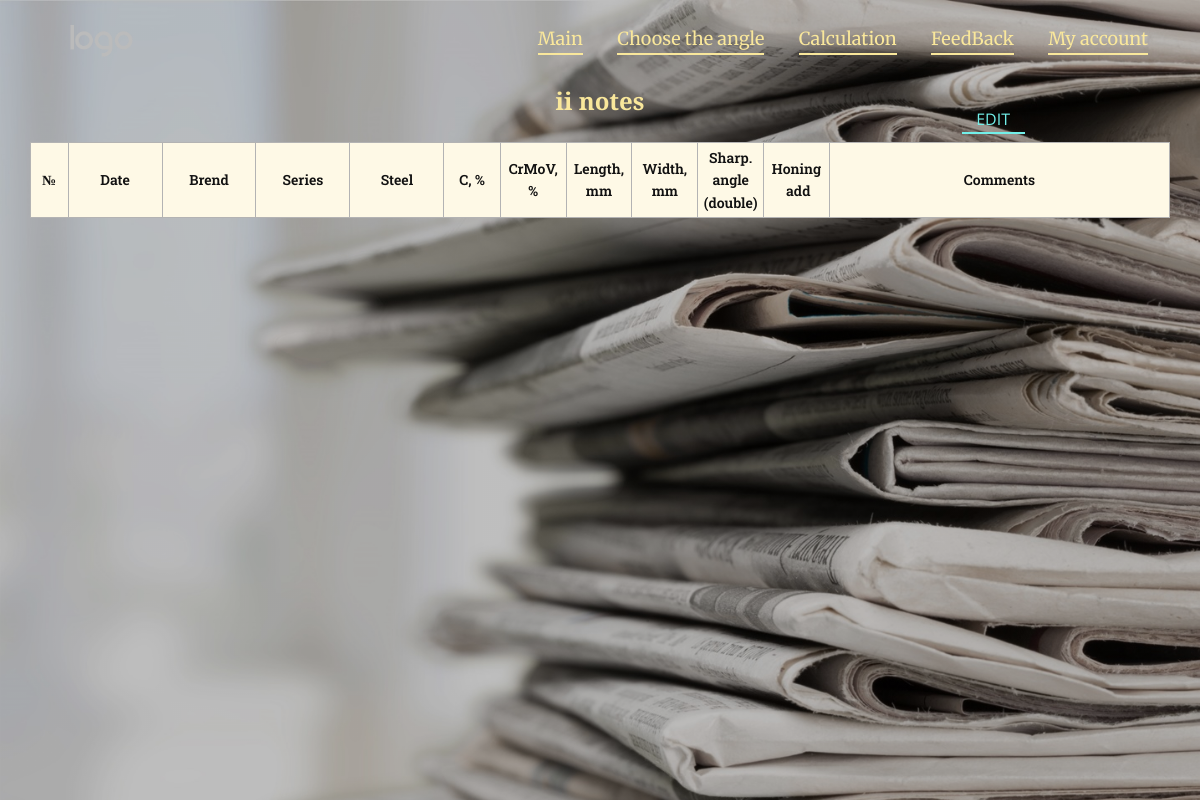
Page /account_table (signed in) on the earlier database version.
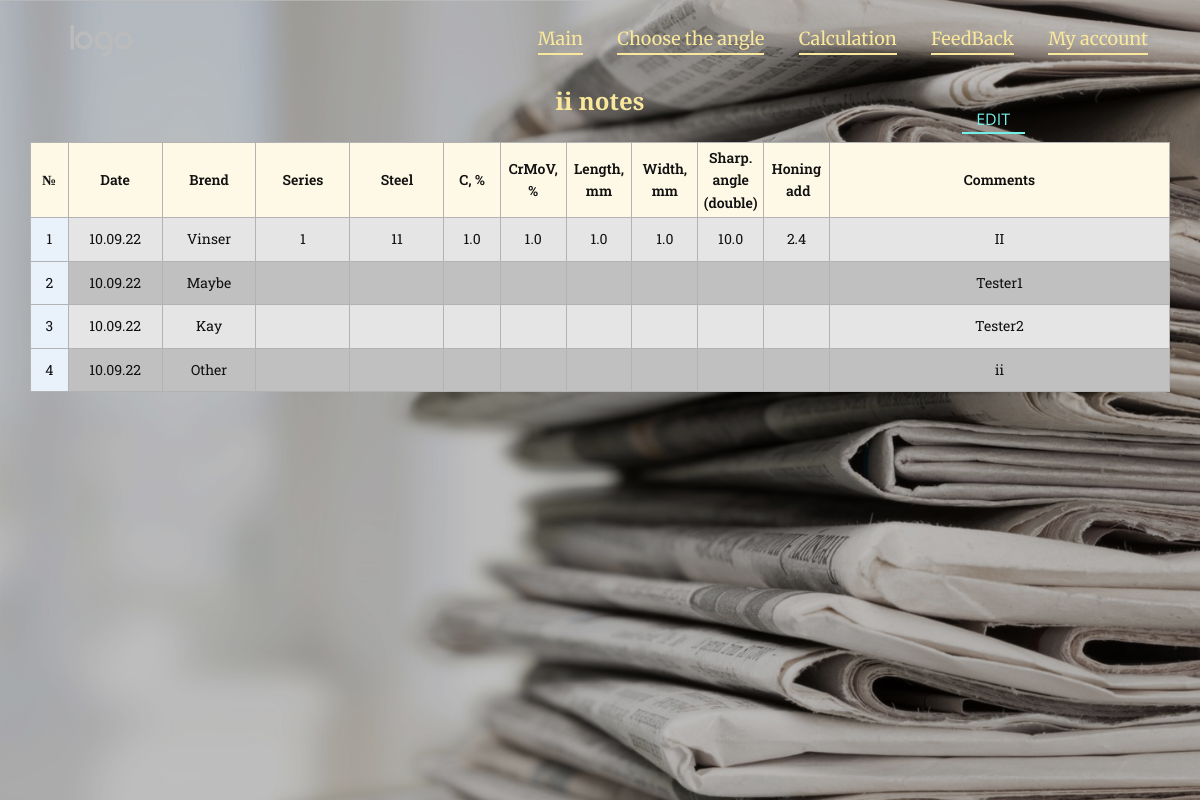
Same page on the later database version.
### stay_sharp/models.py (models this page shows, shortened)
class Account_table(models.Model):
    date = models.DateField(blank=True, null=True, auto_now_add=True,)
    brend = models.CharField(max_length=30, blank=True, null=True, default='')
    series = models.CharField(max_length=30, blank=True, null=True, default='')
    steel = models.CharField(max_length=20, blank=True, null=True, default='')
    carbon = models.FloatField(validators=[MinValueValidator(0), MaxValueValidator(6)], blank=True, null=True, default='')
    CrMoV = models.FloatField(validators=[MinValueValidator(0), MaxValueValidator(50)], blank=True, null=True, default='')
    length = models.FloatField(validators=[MinValueValidator(0), MaxValueValidator(500)], blank=True, null=True, default='')
    width = models.FloatField(validators=[MinValueValidator(0), MaxValueValidator(60)], blank=True, null=True, default='')
    grinding_angle = models.FloatField(validators=[MinValueValidator(0), MaxValueValidator(40)], blank=True, null=True, default='')
    honing_add = models.FloatField(blank=True, null=True, default='')
    comments = models.TextField(blank=True, null=True, default='')
    user = models.ForeignKey(settings.AUTH_USER_MODEL, on_delete=models.CASCADE, default=get_superuser)

### stay_sharp/views.py (the view)
# urls.py: path('account_table', views.Account_tableView.as_view(), name='account_table'),
class Account_tableView(TemplateView):
    template_name = 'Account-table.html'
    def get(self, request, *args, **kwargs):
        user = request.user
        if user and user.is_active:
            context = self.get_context_data(**kwargs)
            context['my_knifes'] = Account_table.objects.filter(user=user)
            return self.render_to_response(context)

### templates/Account-table.html (shortened to what this page needs)
{% extends 'Base.html' %}
{% load static %}
{% block static_main %}
    <link rel="stylesheet" href="{% static 'css/stay_sharp/Account-table.css' %}" media="screen">
{% endblock %}
{% block section1 %}
    <section
            class="skrollable u-align-center u-clearfix u-hidden-xs u-image u-lightbox u-parallax u-shading u-section-1"
            id="account_table" data-image-width="1435" data-image-height="1000">
        <div class="u-clearfix u-sheet u-sheet-1">
            <h4 class="u-text u-text-palette-3-light-2 u-text-1">{{ user.username }} notes</h4>
            <a href="{% url 'account_table_edit' %}"
               class="infinite u-active-none u-border-2 u-border-active-palette-4-light-2 u-border-hover-palette-2-base u-border-palette-4-light-1 u-btn u-button-style u-hover-none u-none u-text-active-palette-4-light-2 u-text-hover-palette-2-base u-text-palette-4-light-1 u-btn-1">Edit</a>
            <div class="u-align-left-md u-align-left-sm u-align-left-xs u-expanded-width-lg u-expanded-width-md u-expanded-width-sm u-expanded-width-xl u-expanded-width-xs u-table u-table-responsive u-table-1"
                 data-animation-name="" data-animation-duration="0" data-animation-delay="0"
                 data-animation-direction="">
                <table class="u-table-entity u-table-entity-1">
                    <colgroup>
                        <col width="3.3%">
                        <col width="8.25%">
                        <col width="8.25%">
                        <col width="8.25%">
                        <col width="8.25%">
                        <col width="4.95%">
                        <col width="5.78%">
                        <col width="5.78%">
                        <col width="5.78%">
                        <col width="5.78%">
                        <col width="5.78%">
                        <col width="33.17%">
                    </colgroup>
                    <thead class="u-align-center u-custom-font u-font-roboto-slab u-palette-3-light-3 u-table-header u-table-valign-middle u-table-header-1">
                    <tr style="height: 75px;">
                        <th class="u-border-1 u-border-grey-30 u-custom-font u-font-roboto-slab u-table-cell u-table-cell-1">
                            №
                        </th>
                        <th class="u-border-1 u-border-grey-30 u-custom-font u-font-roboto-slab u-table-cell u-table-cell-2">
                            Date
                        </th>
                        <th class="u-border-1 u-border-grey-30 u-custom-font u-font-roboto-slab u-table-cell u-table-cell-3">
                            Brend
                        </th>
                        <th class="u-border-1 u-border-grey-30 u-custom-font u-font-roboto-slab u-table-cell u-table-cell-4">
                            Series
                        </th>
                        <th class="u-border-1 u-border-grey-30 u-custom-font u-font-roboto-slab u-table-cell u-table-cell-5">
                            Steel
                        </th>
                        <th class="u-border-1 u-border-grey-30 u-custom-font u-font-roboto-slab u-table-cell u-table-cell-6">
                            C, %
                        </th>
                        <th class="u-border-1 u-border-grey-30 u-custom-font u-font-roboto-slab u-table-cell u-table-cell-7">
                            CrMoV, %
                        </th>
                        <th class="u-border-1 u-border-grey-30 u-custom-font u-font-roboto-slab u-table-cell u-table-cell-8">
                            Length, mm
                        </th>
                        <th class="u-border-1 u-border-grey-30 u-custom-font u-font-roboto-slab u-table-cell u-table-cell-9">
                            Width, mm
                        </th>
                        <th class="u-border-1 u-border-grey-30 u-custom-font u-font-roboto-slab u-table-cell u-table-cell-10">
                            Sharp. angle (double)
                        </th>
                        <th class="u-border-1 u-border-grey-30 u-custom-font u-font-roboto-slab u-table-cell u-table-cell-11">
                            Honing<br>&nbsp;add
                        </th>
                        <th class="u-border-1 u-border-grey-30 u-custom-font u-font-roboto-slab u-table-cell u-table-cell-12">
                            Comments
                        </th>
                    </tr>
                    </thead>
                    <tbody class="u-align-center u-custom-font u-font-roboto-slab u-grey-10 u-table-alt-grey-25 u-table-body u-table-body-1">
                    {% for my_knife in my_knifes %}
                        <tr style="height: 31px;">
                            <td class="u-border-1 u-border-grey-30 u-first-column u-palette-1-light-3 u-table-cell">{{ forloop.counter }}</td>
                            <td class="u-border-1 u-border-grey-30 u-table-cell">{{ my_knife.date|date:"j.m.y" }}</td>
                            <td class="u-border-1 u-border-grey-30 u-table-cell u-table-cell-15">{{ my_knife.brend|default_if_none:'' }}</td>
                            <td class="u-border-1 u-border-grey-30 u-table-cell u-table-cell-16">{{ my_knife.series|default_if_none:'' }}</td>
                            <td class="u-border-1 u-border-grey-30 u-table-cell u-table-cell-17">{{ my_knife.steel|default_if_none:'' }}</td>
                            <td class="u-border-1 u-border-grey-30 u-table-cell u-table-cell-18">{{ my_knife.carbon|default_if_none:'' }}</td>
                            <td class="u-border-1 u-border-grey-30 u-table-cell u-table-cell-19">{{ my_knife.CrMoV|default_if_none:'' }}</td>
                            <td class="u-border-1 u-border-grey-30 u-table-cell u-table-cell-20">{{ my_knife.length|default_if_none:'' }}</td>
                            <td class="u-border-1 u-border-grey-30 u-table-cell u-table-cell-21">{{ my_knife.width|default_if_none:'' }}</td>
                            <td class="u-border-1 u-border-grey-30 u-table-cell u-table-cell-22">{{ my_knife.grinding_angle|default_if_none:'' }}</td>
                            <td class="u-border-1 u-border-grey-30 u-table-cell u-table-cell-23">{{ my_knife.honing_add|default_if_none:'' }}</td>
                            <td class="u-border-1 u-border-grey-30 u-table-cell u-table-cell-24">{{ my_knife.comments|default_if_none:'' }}</td>
                        </tr>
                    {% endfor %}
                    </tbody>
                </table>
            </div>
        </div>
    </section>
{% endblock %}

### templates/Base.html (shortened to what this page needs)
{% load static %}
<!DOCTYPE html>
<html style="font-size: 16px;" lang="ru">
<head>
    <link rel="stylesheet" href="{% static 'css/stay_sharp/nicepage.css' %}" media="screen">
    {% block static_main %}{% endblock %}
</head>
<body class="u-body u-overlap u-overlap-contrast u-xxl-mode" data-lang="ru">
<header class="u-clearfix u-header u-sticky u-sticky-0046 u-header" id="section1-1">
    <div class="u-clearfix u-sheet u-sheet-1">
        <a href="https://nicepage.com" class="u-image u-logo u-image-1">
            <img src="{% static 'images/stay_sharp/default-logo.png' %}" class="u-logo-image u-logo-image-1">
        </a>
        <nav class="u-menu u-menu-dropdown u-offcanvas u-menu-1" data-responsive-from="MD">
            <div class="u-custom-menu u-nav-container">
                <ul class="u-custom-font u-font-merriweather u-nav u-spacing-30 u-unstyled u-nav-1">
                    <li class="u-nav-item"><a
                            class="u-border-2 u-border-active-palette-4-light-1 u-border-hover-palette-4-light-1 u-border-no-left u-border-no-right u-border-no-top u-border-palette-3-light-2 u-button-style u-nav-link u-text-active-palette-4-light-1 u-text-hover-palette-4-light-1 u-text-palette-3-light-2"
                            href="{% url 'main' %}" style="padding: 5px 0px;">Main</a>
                    </li>
                    <li class="u-nav-item"><a
                            class="u-border-2 u-border-active-palette-4-light-1 u-border-hover-palette-4-light-1 u-border-no-left u-border-no-right u-border-no-top u-border-palette-3-light-2 u-button-style u-nav-link u-text-active-palette-4-light-1 u-text-hover-palette-4-light-1 u-text-palette-3-light-2"
                            href="{% url 'choose_the_angle' %}" style="padding: 5px 0px;">Choose the angle</a>
                    </li>
                    <li class="u-nav-item"><a
                            class="u-border-2 u-border-active-palette-4-light-1 u-border-hover-palette-4-light-1 u-border-no-left u-border-no-right u-border-no-top u-border-palette-3-light-2 u-button-style u-nav-link u-text-active-palette-4-light-1 u-text-hover-palette-4-light-1 u-text-palette-3-light-2"
                            href="{% url 'calculation' %}" style="padding: 5px 0px;">Calculation</a>
                    </li>
                    <li class="u-nav-item"><a
                            class="u-border-2 u-border-active-palette-4-light-1 u-border-hover-palette-4-light-1 u-border-no-left u-border-no-right u-border-no-top u-border-palette-3-light-2 u-button-style u-nav-link u-text-active-palette-4-light-1 u-text-hover-palette-4-light-1 u-text-palette-3-light-2"
                            href="{% url 'calculation' %}#feedback" style="padding: 5px 0px;">FeedBack</a>
                    </li>
                    {% if user.is_authenticated %}
                        <li class="u-nav-item"><a
                            class="u-border-2 u-border-active-palette-4-light-1 u-border-hover-palette-4-light-1 u-border-no-left u-border-no-right u-border-no-top u-border-palette-3-light-2 u-button-style u-nav-link u-text-active-palette-4-light-1 u-text-hover-palette-4-light-1 u-text-palette-3-light-2"
                                style="padding: 5px 0px;">My account</a>
                        </li>
                    {% endif %}
                </ul>
            </div>
        </nav>
    </div>
</header>
{% block section1 %}{% endblock %}

### static/css/stay_sharp/Account-table.css (style rules this page uses)
.u-section-1 { background-image: linear-gradient(0deg, rgba(0,0,0,0.25), rgba(0,0,0,0.25)), url("/static/images/stay_sharp/317024594-01.jpeg"); }
.u-section-1 .u-sheet-1 { min-height: 100vh; }
.u-section-1 .u-text-1 { font-weight: 700; width: 259px; margin: 92px auto 0; }
.u-section-1 .u-btn-1 { border-style: none none solid; text-transform: uppercase; font-weight: normal; margin: -10px 145px 0 auto; padding: 0 15px 0 14px; }
.u-section-1 .u-table-1 { background-image: none; width: 1217px; margin: 10px auto 60px 0; }
.u-section-1 .u-table-entity-1 { min-height: 100px; }
.u-section-1 .u-table-header-1 { background-image: none; font-size: 0.875rem; font-weight: 600; }
.u-section-1 .u-table-cell-1 { font-weight: 600; padding: 0 2px; }
.u-section-1 .u-table-cell-2 { font-weight: 600; padding: 0 2px; }
.u-section-1 .u-table-cell-3 { font-weight: 600; padding: 0 2px; }
.u-section-1 .u-table-cell-4 { font-weight: 600; padding: 0 2px; }
.u-section-1 .u-table-cell-5 { font-weight: 600; padding: 0 2px; }
.u-section-1 .u-table-cell-6 { font-weight: 600; padding: 0 2px; }
.u-section-1 .u-table-cell-7 { font-weight: 600; padding: 0 2px; }
.u-section-1 .u-table-cell-8 { font-weight: 600; padding: 0 2px; }
.u-section-1 .u-table-cell-9 { font-weight: 600; padding: 0 2px; }
.u-section-1 .u-table-cell-10 { font-weight: 600; padding: 0 2px; }
.u-section-1 .u-table-cell-11 { font-weight: 600; padding: 0 2px; }
.u-section-1 .u-table-cell-12 { font-weight: 600; padding: 0 2px; }
.u-section-1 .u-table-body-1 { background-image: none; font-size: 0.875rem; }
.u-section-1 .u-table-cell-15 { padding: 0 2px; }
.u-section-1 .u-table-cell-16 { padding: 0 2px; }
.u-section-1 .u-table-cell-17 { padding: 0 2px; }
.u-section-1 .u-table-cell-18 { padding: 0 2px; }
.u-section-1 .u-table-cell-19 { padding: 0 2px; }
.u-section-1 .u-table-cell-20 { padding: 0 2px; }
.u-section-1 .u-table-cell-21 { padding: 0 2px; }
.u-section-1 .u-table-cell-22 { padding: 0 2px; }
.u-section-1 .u-table-cell-23 { padding: 0 2px; }
.u-section-1 .u-table-cell-24 { padding: 0 2px; }
@media (max-width: 1399px) { .u-section-1 { background-position: 50% 50%; } }
@media (max-width: 1399px) { .u-section-1 .u-text-1 { width: 411px; margin-top: 87px; } }
@media (max-width: 1399px) { .u-section-1 .u-btn-1 { margin-top: -9px; --animation-custom_in-rotate: 180deg; --animation-custom_in-scale: 1; } }
@media (max-width: 1399px) { .u-section-1 .u-table-1 { margin-top: 8px; margin-right: initial; margin-left: initial; width: auto; } }
@media (max-width: 1399px) { .u-section-1 .u-table-body-1 { font-weight: normal; } }

Differences in the rows shown:
added Account_table: date "10.09.22", brend "Vinser", series "1", steel "11", carbon "1.0", CrMoV "1.0", length "1.0", width "1.0", grinding_angle "10.0", honing_add "2.4", comments "II"
added Account_table: date "10.09.22", brend "Maybe", comments "Tester1"
added Account_table: date "10.09.22", brend "Kay", comments "Tester2"
added Account_table: date "10.09.22", brend "Other", comments "ii"
